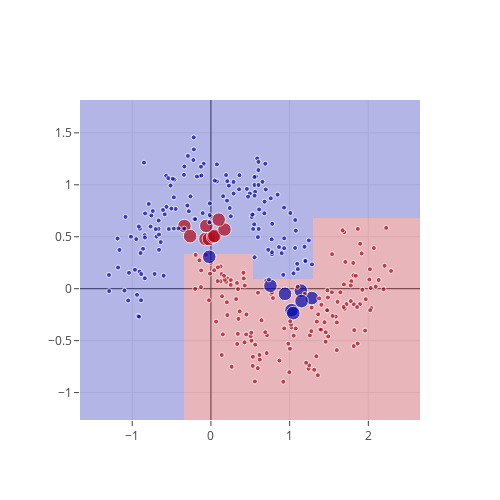
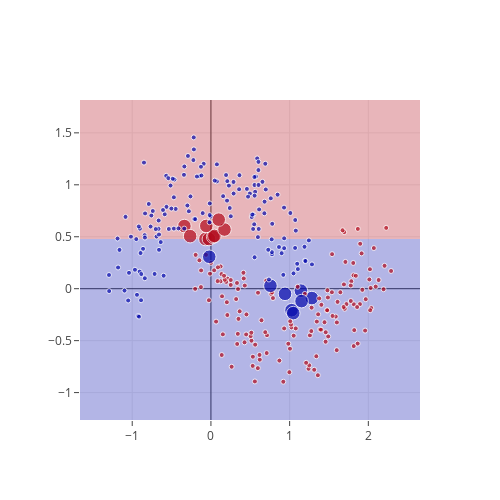

Here is the notebook cell these charts were saved with, in order:
### Code cell
istage = 7

data   = [go.Scatter(x=X[:, 0], y=X[:, 1], mode='markers', 
                     marker=dict(color=y, colorscale='RdBu', size=staged_sample_weight[istage]*5)),
          go.Heatmap(x=xs, y=ys, z=staged_zz[istage], 
                     colorscale='RdBu', opacity=0.3, showscale=False)]
layout = go.Layout(autosize=False, width=500, height=500)
fig = go.Figure(data=data, layout=layout)

iplot(fig)

next_estimator = estimators[istage+1]
next_zz = next_estimator.predict(np.c_[xx.ravel(), yy.ravel()])
next_zz = next_zz.reshape(xx.shape)

data   = [go.Scatter(x=X[:, 0], y=X[:, 1], mode='markers', 
                     marker=dict(color=y, colorscale='RdBu', size=staged_sample_weight[istage]*5)),
          go.Heatmap(x=xs, y=ys, z=next_zz, 
                     colorscale='RdBu', opacity=0.3, showscale=False)]
layout = go.Layout(autosize=False, width=500, height=500)
fig = go.Figure(data=data, layout=layout)

iplot(fig)

### Figure 1 — Plotly figure (JSON) as saved in the notebook; plotly's stock layout.template omitted (floating-point values rounded to 4 significant figures; data arrays with more than 128 entries replaced by an {"elided": "..."} marker saying what was removed)
{"data": [{"marker": {"color": {"elided": "300 int values"}, "colorscale": "RdBu", "size": {"elided": "300 float values"}}, "mode": "markers", "type": "scatter", "uid": "8400f098-13df-11e9-a697-7e00e4586f01", "x": {"elided": "300 float values"}, "y": {"elided": "300 float values"}}, {"colorscale": "RdBu", "opacity": 0.3, "showscale": false, "type": "heatmap", "uid": "8402ecf4-13df-11e9-a115-7e00e4586f01", "x": {"elided": "216 float values"}, "y": {"elided": "154 float values"}, "z": {"elided": "154x216 int values"}}], "layout": {"autosize": false, "height": 500, "width": 500}}

### Figure 2 — Plotly figure (JSON) as saved in the notebook; plotly's stock layout.template omitted (floating-point values rounded to 4 significant figures; data arrays with more than 128 entries replaced by an {"elided": "..."} marker saying what was removed)
{"data": [{"marker": {"color": {"elided": "300 int values"}, "colorscale": "RdBu", "size": {"elided": "300 float values"}}, "mode": "markers", "type": "scatter", "uid": "84196542-13df-11e9-8b6f-7e00e4586f01", "x": {"elided": "300 float values"}, "y": {"elided": "300 float values"}}, {"colorscale": "RdBu", "opacity": 0.3, "showscale": false, "type": "heatmap", "uid": "841969ac-13df-11e9-bd33-7e00e4586f01", "x": {"elided": "216 float values"}, "y": {"elided": "154 float values"}, "z": {"elided": "154x216 int values"}}], "layout": {"autosize": false, "height": 500, "width": 500}}
